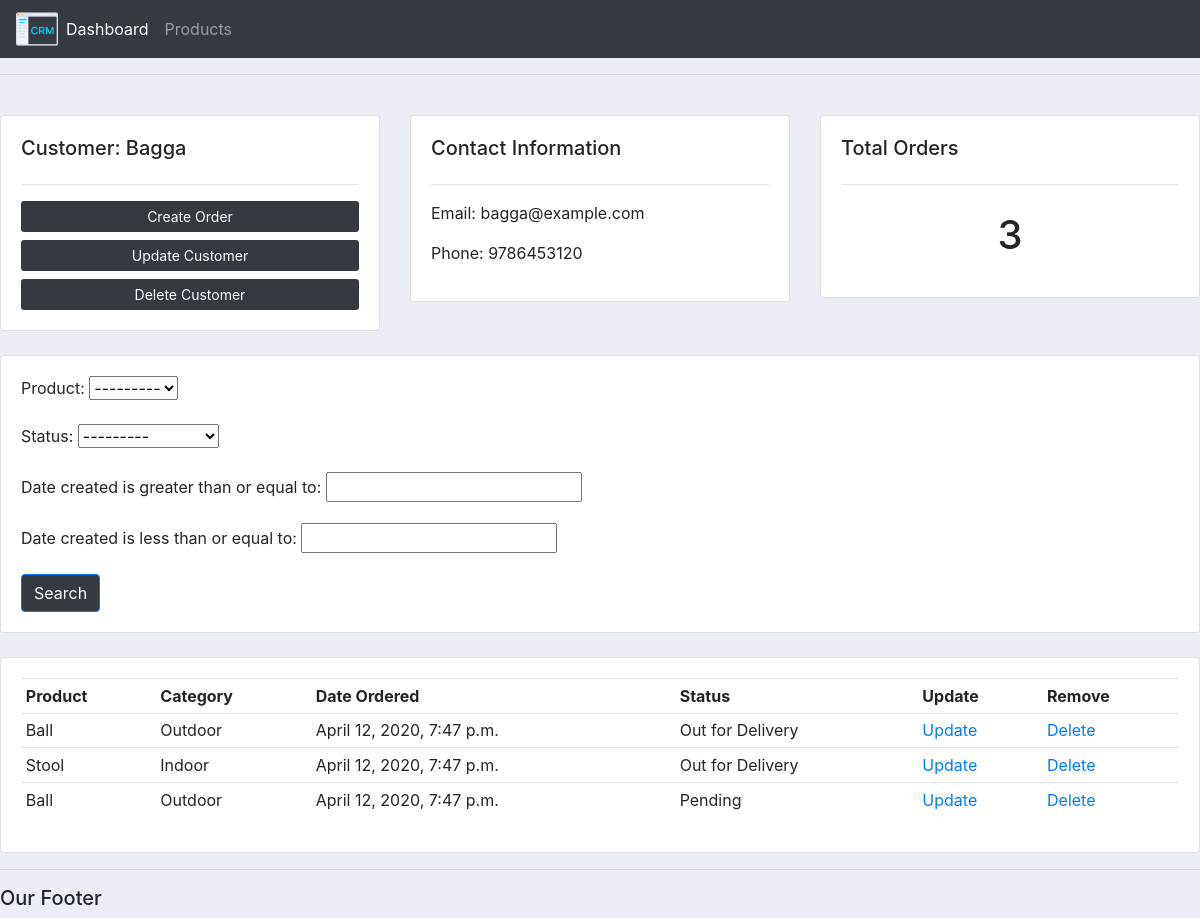
The app's page /customer/2/, older data.
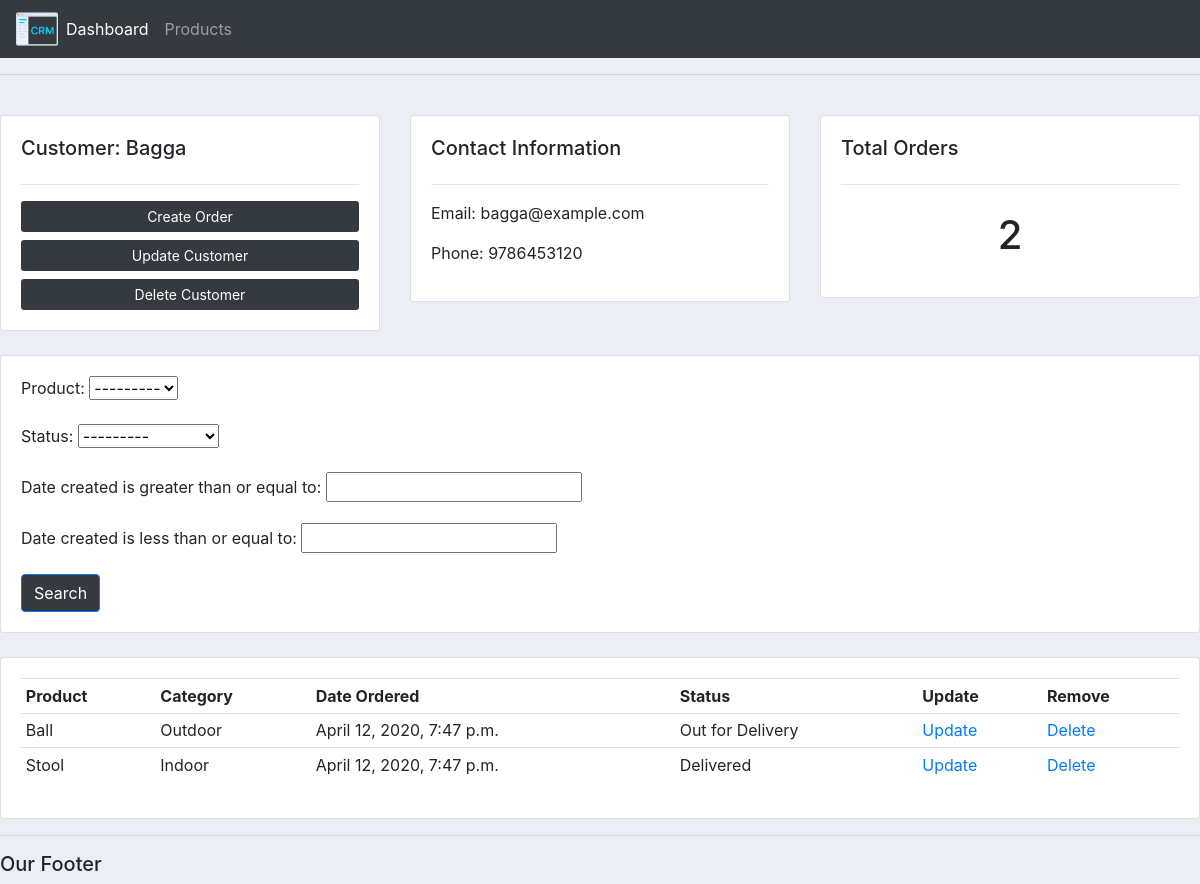
The same page, newer data.
### accounts/models.py (models this page shows, shortened)
class Order(models.Model):
    STATUS = (
        ('Pending', 'Pending'),
        ('Out for Delivery', "Out for Delivery"),
        ('Delivered', 'Delivered')
    )
    customer = models.ForeignKey(Customer, null=True, on_delete=models.SET_NULL, related_name='customer_orders')
    product = models.ForeignKey(Product, null=True, on_delete=models.SET_NULL, related_name='product_orders')
    date_created = models.DateTimeField(auto_now_add=True)
    status = models.CharField(choices=STATUS, null=False, max_length=50)

class Product(models.Model):
    name = models.CharField(max_length=50, null=False)
    price = models.FloatField(null=False)
    CATEGORY = (
        ('Indoor', 'Indoor'),
        ('Outdoor', 'Outdoor')
    )
    category = models.CharField(max_length=50, null=True, choices=CATEGORY)
    description = models.CharField(max_length=200, null=True)
    date_created = models.DateTimeField(auto_now_add=True)
    tags = models.ManyToManyField(Tag, related_name='tag_set')
    def __str__(self):
        return self.name

### accounts/views.py (the view)
# urls.py: path('customer/<int:pk>/', views.customer, name='customer'),
def customer(request, pk):
    customer = Customer.objects.get(id=pk)
    customer_order_set = customer.customer_orders.all()
    customer_order_set_count = customer.customer_orders.count()
    CustomerOrderFilter = OrderFilter(request.GET, queryset=customer_order_set)
    customer_order_set = CustomerOrderFilter.qs
    context = {
        'customer': customer,
        'customer_order_set': customer_order_set,
        'customer_order_set_count': customer_order_set_count,
        'CustomerOrderFilter': CustomerOrderFilter
    }
    return render(request, 'customer.html', context=context)

### accounts/templates/customer.html (shortened to what this page needs)
{% extends 'main.html' %}
{% block content %}
	<br>
<div class="row">
	<div class="col-md">
		<div class="card card-body">
			<h5>Customer: {{customer.name}}</h5>
			<hr>
			<a class="btn btn-sm btn-block bg-dark" style="color: white;" href="{% url 'create_customer_order' customer.id %}">Create Order</a>
			<a class="btn btn-sm btn-block bg-dark" style="color: white;" href="{% url 'update_customer' customer.id %}">Update Customer</a>
			<a class="btn btn-sm btn-block bg-dark" style="color: white;" href="{% url 'delete_customer' customer.id %}">Delete Customer</a>
		</div>
	</div>
	<div class="col-md">
		<div class="card card-body">
			<h5>Contact Information</h5>
			<hr>
			<p>Email: {{customer.email}}</p>
			<p>Phone: {{customer.phone}}</p>
		</div>
	</div>
	<div class="col-md">
		<div class="card card-body">
			<h5>Total Orders</h5>
			<hr>
			<h1 style="text-align: center;padding: 10px">{{ customer_order_set_count }}</h1>
		</div>
	</div>
</div>
<br>
<div class="row">
	<div class="col">
		<div class="card card-body">
			<form method="get">
			{{ CustomerOrderFilter.form.as_p }}
            <button class="btn btn-primary bg-dark" style="color: white;" type="submit">Search</button>
		  </form>
		</div>
	</div>
</div>
<br>
<div class="row">
	<div class="col-md">
		<div class="card card-body">
			<table class="table table-sm">
				<tr>
					<th>Product</th>
					<th>Category</th>
					<th>Date Ordered</th>
					<th>Status</th>
					<th>Update</th>
					<th>Remove</th>
				</tr>
				{% if customer_order_set_count > 0 %}
				{% for customer_order in customer_order_set %}
				<tr>
					<td>{{customer_order.product}}</td>
					<td>{{customer_order.product.category}}</td>
					<td>{{customer_order.date_created}}</td>
					<td>{{customer_order.status}}</td>
					<td><a href="{% url 'update_order' customer_order.id %}">Update</a></td>
                    <td><a href="{% url 'delete_order' customer_order.id %}">Delete</a></td>
				</tr>
				{% endfor %}
				{% endif %}
			</table>
		</div>
	</div>
</div>
{% endblock %}

Row changes from the older to the newer data that the page shows:
removed Order: product "Ball", product.category "Outdoor", date_created "April 12, 2020, 7:47 p.m.", status "Pending"
changed Order "Stool": status "Out for Delivery" → "Delivered"
Text that changed along with them:
{{ customer_order_set_count }}: "3" → "2"
